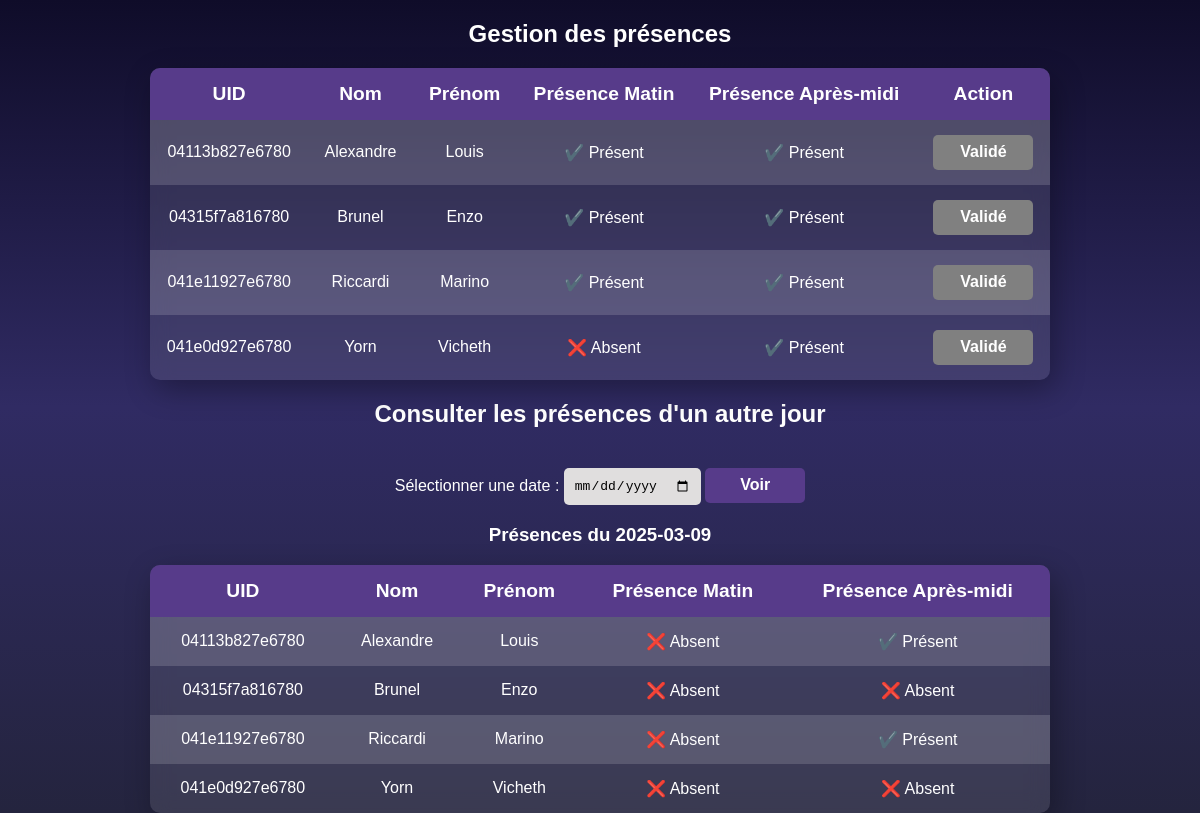
Screenshot of /Professeur.php?date=2025-03-09 with the database file from the repository.
### tables this page shows
CREATE TABLE IF NOT EXISTS `etudiants` (
  `id` int(11) NOT NULL AUTO_INCREMENT,
  `nom` varchar(100) NOT NULL,
  `prenom` varchar(100) NOT NULL,
  `uid` varchar(50) NOT NULL,
  PRIMARY KEY (`id`),
  UNIQUE KEY `uid` (`uid`)
);

### Professeur.php (the view, shortened to what this page needs)
<?php
$servername = "127.0.0.1";
$username = "root";
$password = "";
$dbname = "nosign";
$port = 3307;
$conn = new mysqli($servername, $username, $password, $dbname, $port);
$sql = "SELECT id, uid, nom, prenom FROM etudiants";
$result = $conn->query($sql);
if (isset($_GET['date'])) {
    $selected_date = $_GET['date'];
    $query = "SELECT e.uid, e.nom, e.prenom, p.heure_scan
              FROM etudiants e
              LEFT JOIN presences p ON e.uid = p.uid AND p.date_scan = ?
              ORDER BY e.nom, e.prenom";
    $stmt = $conn->prepare($query);
    $stmt->bind_param("s", $selected_date);
    $stmt->execute();
    $result_presences = $stmt->get_result();
    $presences_par_etudiant = [];
    while ($row = $result_presences->fetch_assoc()) {
        $uid = $row['uid'];
        if (!isset($presences_par_etudiant[$uid])) {
            $presences_par_etudiant[$uid] = [
                'nom' => $row['nom'],
                'prenom' => $row['prenom'],
                'matin' => false,
                'apres_midi' => false
            ];
        }
        if (!is_null($row['heure_scan'])) {
            if ($row['heure_scan'] < '12:00:00') {
                $presences_par_etudiant[$uid]['matin'] = true;
            } else {
                $presences_par_etudiant[$uid]['apres_midi'] = true;
            }
        }
    }
}
?>
<!DOCTYPE html>
<html lang="fr">
<head>
    <link rel="stylesheet" href="styleProf.css">
</head>
<body>
<h2>Gestion des présences</h2>
<table>
    <tr>
        <th>UID</th>
        <th>Nom</th>
        <th>Prénom</th>
        <th>Présence Matin</th>
        <th>Présence Après-midi</th>
        <th>Action</th>
    </tr>
    <?php while ($row = $result->fetch_assoc()): ?>
        <?php
        $uid = $row["uid"];
        $nom = $row["nom"];
        $prenom = $row["prenom"];
        $date_scan = date("Y-m-d");
        $check_sql = "SELECT heure_scan FROM presences WHERE uid = ? AND date_scan = ?";
        $check_stmt = $conn->prepare($check_sql);
        $check_stmt->bind_param("ss", $uid, $date_scan);
        $check_stmt->execute();
        $presence_result = $check_stmt->get_result();
        $est_present_matin = false;
        $est_present_apres_midi = false;
        while ($presence = $presence_result->fetch_assoc()) {
            if ($presence['heure_scan'] < '12:00:00') {
                $est_present_matin = true;
            } else {
                $est_present_apres_midi = true;
            }
        }
        ?>
        <tr>
            <td><?= htmlspecialchars($uid) ?></td>
            <td><?= htmlspecialchars($nom) ?></td>
            <td><?= htmlspecialchars($prenom) ?></td>
            <td><?= $est_present_matin ? "✔️ Présent" : "❌ Absent" ?></td>
            <td><?= $est_present_apres_midi ? "✔️ Présent" : "❌ Absent" ?></td>
            <td>
                <?php if (!$est_present_matin && !$est_present_apres_midi): ?>
                    <form method="POST">
                        <input type="hidden" name="uid" value="<?= htmlspecialchars($uid) ?>">
                        <button type="submit">Présent</button>
                    </form>
                <?php else: ?>
                    <button disabled>Validé</button>
                <?php endif; ?>
            </td>
        </tr>
    <?php endwhile; ?>
</table>
<h2>Consulter les présences d'un autre jour</h2>
<form method="GET">
    <label for="date">Sélectionner une date :</label>
    <input type="date" name="date" id="date" required>
    <button type="submit">Voir</button>
</form>
<?php if (isset($selected_date)): ?>
    <h3>Présences du <?= htmlspecialchars($selected_date) ?></h3>
    <table>
        <tr>
            <th>UID</th>
            <th>Nom</th>
            <th>Prénom</th>
            <th>Présence Matin</th>
            <th>Présence Après-midi</th>
        </tr>
        <?php foreach ($presences_par_etudiant as $uid => $presence): ?>
            <tr>
                <td><?= htmlspecialchars($uid) ?></td>
                <td><?= htmlspecialchars($presence['nom']) ?></td>
                <td><?= htmlspecialchars($presence['prenom']) ?></td>
                <td><?= $presence['matin'] ? "✔️ Présent" : "❌ Absent" ?></td>
                <td><?= $presence['apres_midi'] ? "✔️ Présent" : "❌ Absent" ?></td>
            </tr>
        <?php endforeach; ?>
    </table>
<?php endif; ?>
</body>
</html>

### styleProf.css (style rules this page uses)
body { margin: 0; padding: 0; display: flex; flex-direction: column; align-items: center; min-height: 100vh; font-family: 'Jost', sans-serif; background: linear-gradient(to bottom, #0f0c29, #302b63, #24243e); color: white; }
h2 { color: #ffffff; text-align: center; margin-bottom: 20px; }
table { width: 80%; max-width: 900px; border-collapse: collapse; background: rgba(255, 255, 255, 0.1); backdrop-filter: blur(10px); border-radius: 10px; overflow: hidden; box-shadow: 5px 10px 30px rgba(0, 0, 0, 0.3); }
th, td { padding: 15px; text-align: center; }
th { background: #573b8a; color: white; font-size: 1.2em; }
tr:nth-child(even) { background: rgba(255, 255, 255, 0.15); }
button { width: 100px; height: 35px; color: white; background: #573b8a; font-size: 1em; font-weight: bold; border: none; border-radius: 5px; transition: 0.2s ease-in; cursor: pointer; }
button:disabled { background: gray; cursor: not-allowed; }
form { text-align: center; margin-top: 20px; }
input[type="date"] { padding: 10px; border-radius: 5px; border: none; background: #e0dede; font-size: 1em; }

### rows the page displays
etudiants: uid "04113b827e6780", nom "Alexandre", prenom "Louis", shows "✔️ Présent"
etudiants: uid "04315f7a816780", nom "Brunel", prenom "Enzo", shows "✔️ Présent"
etudiants: uid "041e11927e6780", nom "Riccardi", prenom "Marino", shows "✔️ Présent"
etudiants: uid "041e0d927e6780", nom "Yorn", prenom "Vicheth", shows "❌ Absent"

### other values shown
$selected_date "2025-03-09"
$uid "04315f7a816780"
$presence['nom'] "Brunel"
$presence['prenom'] "Enzo"
$uid "041e11927e6780"
$presence['nom'] "Riccardi"
$presence['prenom'] "Marino"
$presence['nom'] "Yorn"
$presence['prenom'] "Vicheth"
